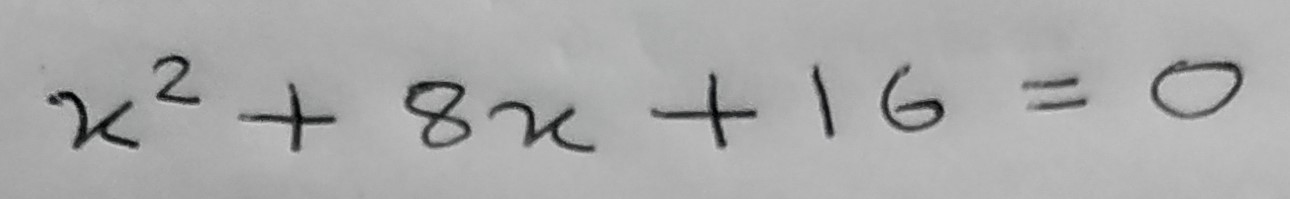
#> input picture Backend/Equations/equ2.jpg, 1290 x 199 px
$ jupyter execute --allow-errors test.ipynb   (shell and % lines are left out)
#> lines starting #> are read from the running program, lines starting #| are printed output that depends on the picture
[cell 1]
import numpy as np
from tensorflow import keras
from keras.preprocessing import image
from keras.models import Sequential

# [5 lines left out: function predictFromArray, not called in this run]


labels = ['+', '-', '0', '1', '2', '3', '4', '5', '6', '7', '8', '9','=','x', 'y']

#> (the rest of this cell did not finish here and is left out)

[cell 2]
import os
path = '../Dataset/Junk/test/6/'
# path = '../Dataset/pickle/+/3.png'
zeroCount=0
notzeroCOunt=1
for root, dirs, files in os.walk(path):
    for fname in files:
        img = image.load_img(path+fname, target_size=(28, 28))
        x = image.img_to_array(img)
        x = np.expand_dims(x, axis=0)

        # images = np.vstack([x])
        # classes = model.predict(images, batch_size=10)

        equation=predictFromArray(x)
        if(equation=='6'):
            zeroCount+=1
        else:
            notzeroCOunt+=1
print('zeroCount',zeroCount)
print('not',notzeroCOunt)
#> (the rest of this cell did not finish here and is left out)

[cell 3]
import numpy as np
from tensorflow import keras
from keras.preprocessing import image
from keras.models import Sequential

# [5 lines left out: function predictFromArray, not called in this run]


labels = ['+', '-', '0', '1', '2', '3', '4', '5', '6', '7', '8', '9','=','x', 'y']

#> (the rest of this cell did not finish here and is left out)

[cell 4]
path='../Dataset/myown/'
zeroCount=0
notzeroCOunt=1
for root, dirs, files in os.walk(path):
    for fname in files:
        img = image.load_img(path+fname, target_size=(28, 28))
        x = image.img_to_array(img)
        x = np.expand_dims(x, axis=0)

        # images = np.vstack([x])
        # classes = model.predict(images, batch_size=10)

        equation=predictFromArray(x)
        if(equation=='0'):
            zeroCount+=1
        else:
            notzeroCOunt+=1
# print('zeroCount',zeroCount)
# print('not',notzeroCOunt)
#> (the rest of this cell did not finish here and is left out)

[cell 5]
import numpy as np
import cv2
from PIL import Image
# import PIL as PIL
from matplotlib import pyplot as plt

[cell 6]
path='../Equations/equ2.jpg'
#> (the rest of this cell did not finish here and is left out)

#> (a cell that did not finish here is left out)

#> (a cell that did not finish here is left out)

#> (a cell that did not finish here is left out)

#> (a cell that did not finish here is left out)

#> (a cell that did not finish here is left out)

#> (a cell that did not finish here is left out)

[cell 13]
class ImageConversions:
    def openImageUsingCV(self,path):
#> called with path = '../Equations/equ2.jpg'
        img = cv2.imread(path)
#> img is the input picture: shape (199, 1290, 3); mean B, G, R 170.1, 170.2, 170
        return img
    # [4 lines left out: function openImageUsingCVGrayScale, not called in this run]
    def saveNumpyImage(self,path,numImg):
        cv2.imwrite(path, numImg)

    def openImageUsingPillow(self,path):
        im = Image.open(path)
        return im

    def savePILImage(self,path,img):
        img.save(path)

    def expandShape(self,numarray,axisNumber):
        a=np.expand_dims(numarray,axis=axisNumber)
        return a

    def plotImageUsingMATPLOTLIB(self,img):
        plt.imshow(img)
        plt.show()

    def plotImageUsingCV(self,img):
        cv2.imshow('Gray image', img)
        cv2.waitKey(0)

    # [25 lines left out: functions printInformation, pixelInversion0to255, isTextWhite, not called in this run]

    def convertToGrayScale(self,img): #returns grayscale image
        gray = cv2.cvtColor(img, cv2.COLOR_BGR2GRAY)
        return gray

    # [44 lines left out: functions convertOnlyto255and0, makeTextWhite, dilate, erode, resize, isImageGrayScale, not called in this run]

[cell 14]
path='../Equations/equ2.jpg'
testImage=ImageConversions().openImageUsingCV(path)
croppedImage = testImage[11:107,101:203]
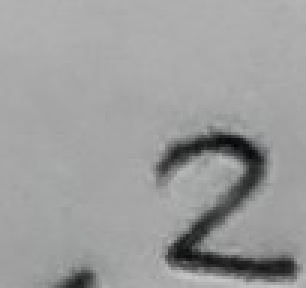
#> croppedImage: shape (96, 102, 3) (shown 3 times larger); mean B, G, R 156.6, 156.8, 156.4
# [(151, 51), (203, 107)]
ImageConversions().plotImageUsingCV(croppedImage)
croppedImage.shape
#> Out = (96, 102, 3)

[cell 15]
resized = cv2.resize(croppedImage, (28,28), interpolation=cv2.INTER_CUBIC)
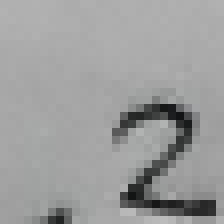
#> resized: shape (28, 28, 3) (shown 8 times larger); mean B, G, R 156.7, 156.9, 156.4
ImageConversions().plotImageUsingCV(resized)

$ run again, with Backend/Equations/Equ1.jpg copied over Backend/Equations/equ2.jpg
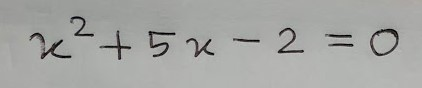
#> input picture Backend/Equations/Equ1.jpg, 422 x 88 px
#> in openImageUsingCV, img is the input picture: shape (88, 422, 3); mean B, G, R 163.5, 166.1, 165.1
#> `croppedImage = testImage[11:107,101:203]`:
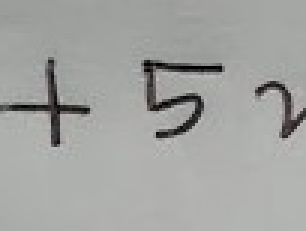
#> croppedImage: shape (77, 102, 3) (shown 3 times larger); mean B, G, R 161, 163.5, 162.5
#> `resized = cv2.resize(croppedImage, (28,28), interpolation=cv2.INTER_CU..`:
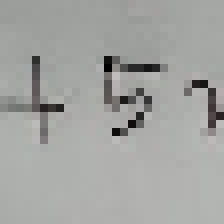
#> resized: shape (28, 28, 3) (shown 8 times larger); mean B, G, R 161.4, 163.9, 162.9

$ run again, with Backend/Equations/Equ55.jpg copied over Backend/Equations/equ2.jpg
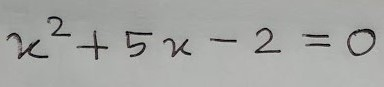
#> input picture Backend/Equations/Equ55.jpg, 384 x 87 px
#> in openImageUsingCV, img is the input picture: shape (87, 384, 3); mean B, G, R 163.2, 165.8, 164.7
#> `croppedImage = testImage[11:107,101:203]`:
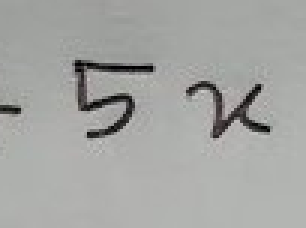
#> croppedImage: shape (76, 102, 3) (shown 3 times larger); mean B, G, R 162.9, 165.4, 164.4
#> `resized = cv2.resize(croppedImage, (28,28), interpolation=cv2.INTER_CU..`:
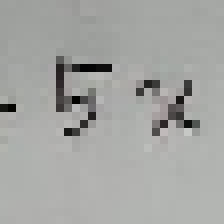
#> resized: shape (28, 28, 3) (shown 8 times larger); mean B, G, R 162.8, 165.3, 164.4
